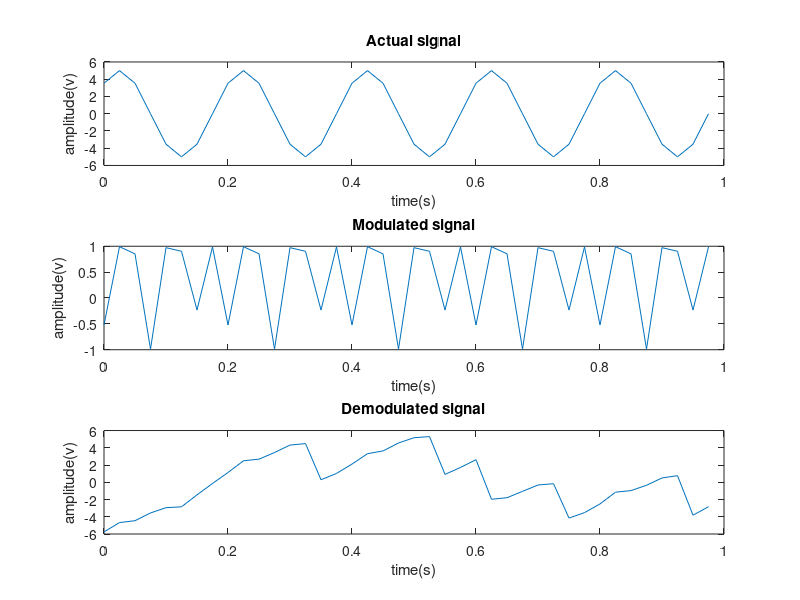

The MATLAB script that drew this image:
%perform frequency modulation and de-modulation using MATLAB programming.
clc;clear all;close all;
fc = input('carrier frequency :  '); 
fm = input('modulating signal :  ');
a  = input('amplitude : '); 
theta = pi/4;
beta  = pi/5; 
receiverKnowsCarrier= 'False'; 

fs = 8*fc; 
t  = 0:1/fs:1-1/fs; 
message_signal   = a*sin(2*pi*fm*t + theta); 
modulated_signal = cos(2*pi*fc*t + beta + message_signal ); 

subplot(3,1,1) ;   plot(t,message_signal);
title('Actual signal'); 
xlabel('time(s)'); ylabel('amplitude(v)');

subplot(3,1,2) ;   plot(t,modulated_signal); 
title('Modulated signal');
xlabel('time(s)'); ylabel('amplitude(v)');

nMean  = 0; 
nSigma = 0.1; 
n = nMean + nSigma*randn(size(t)); 
r = modulated_signal + n;  
z = hilbert(r); 
inst_phase = unwrap(angle(z)); 

if strcmpi(receiverKnowsCarrier,'True')
    offsetTerm = 2*pi*fc*t+beta; 
else
    p = polyfit(t,inst_phase,1); 
    estimated = polyval(p,t); 
    offsetTerm = estimated;
end
    
demodulated = inst_phase - offsetTerm;
subplot(3,1,3);    plot(t,demodulated); 
title('Demodulated signal');
xlabel('time(s)'); ylabel('amplitude(v)');